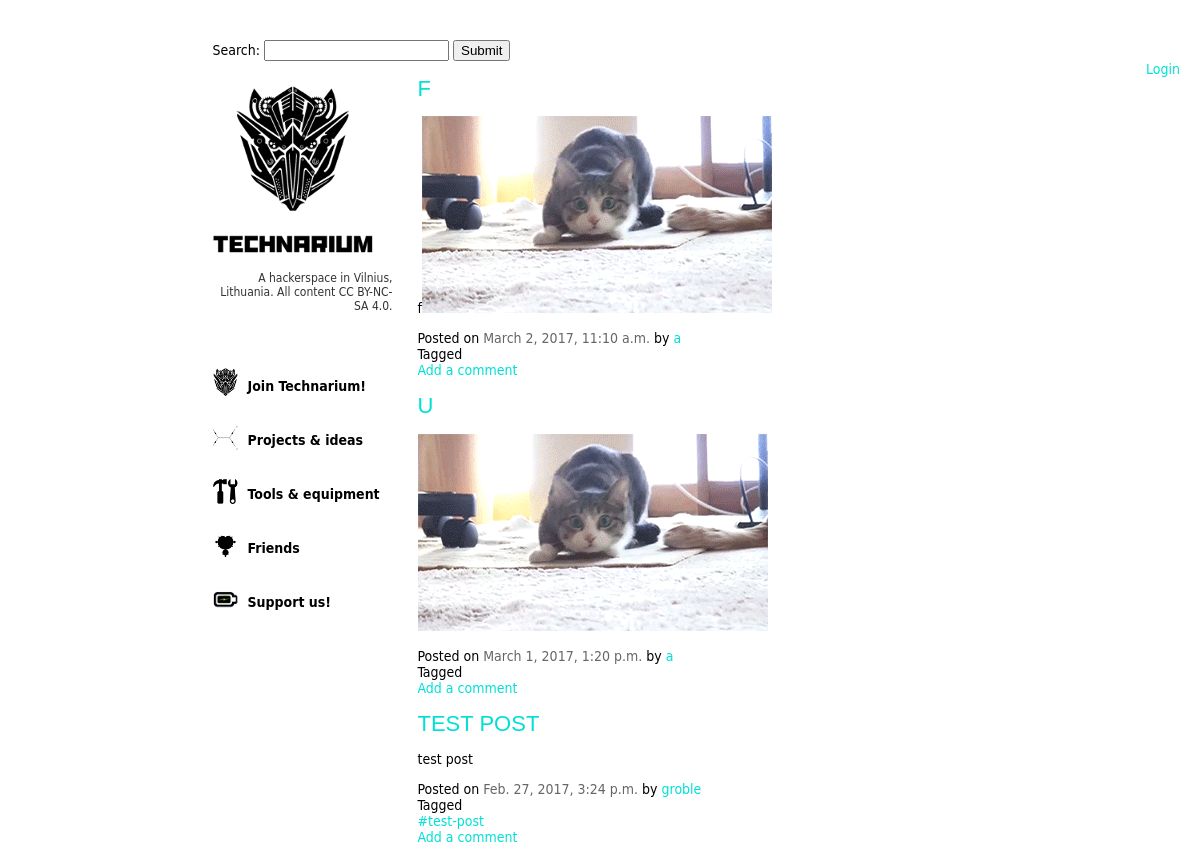
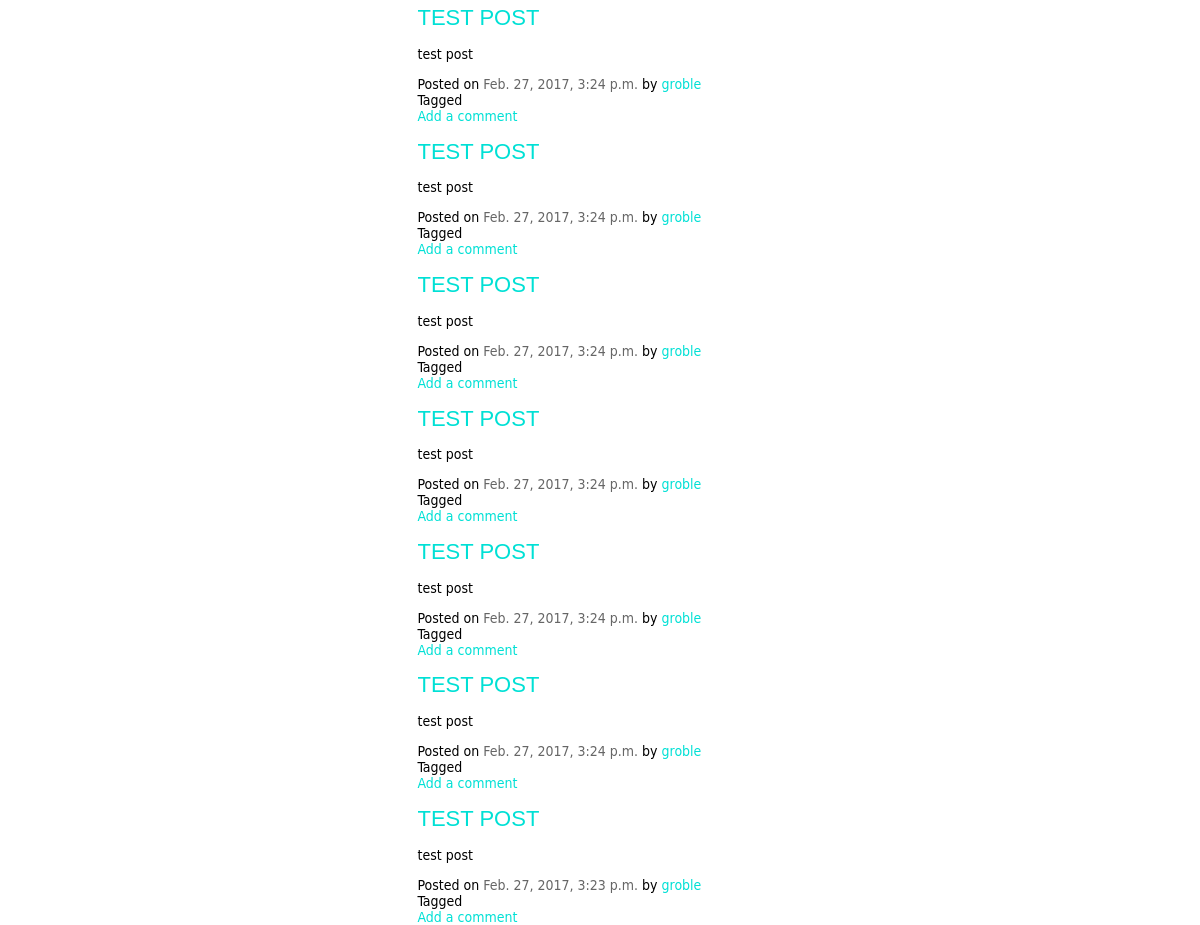
The page /blog/ on the database as committed earlier (2 pictures, top to bottom).
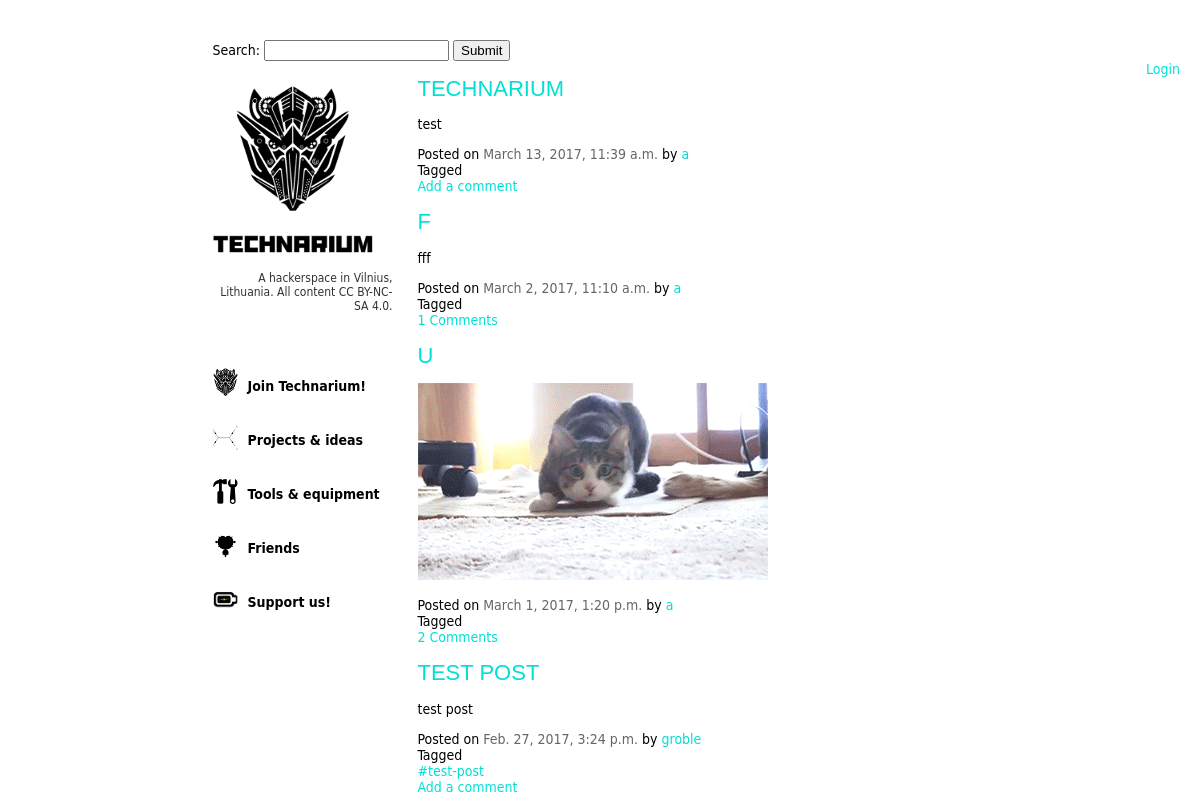
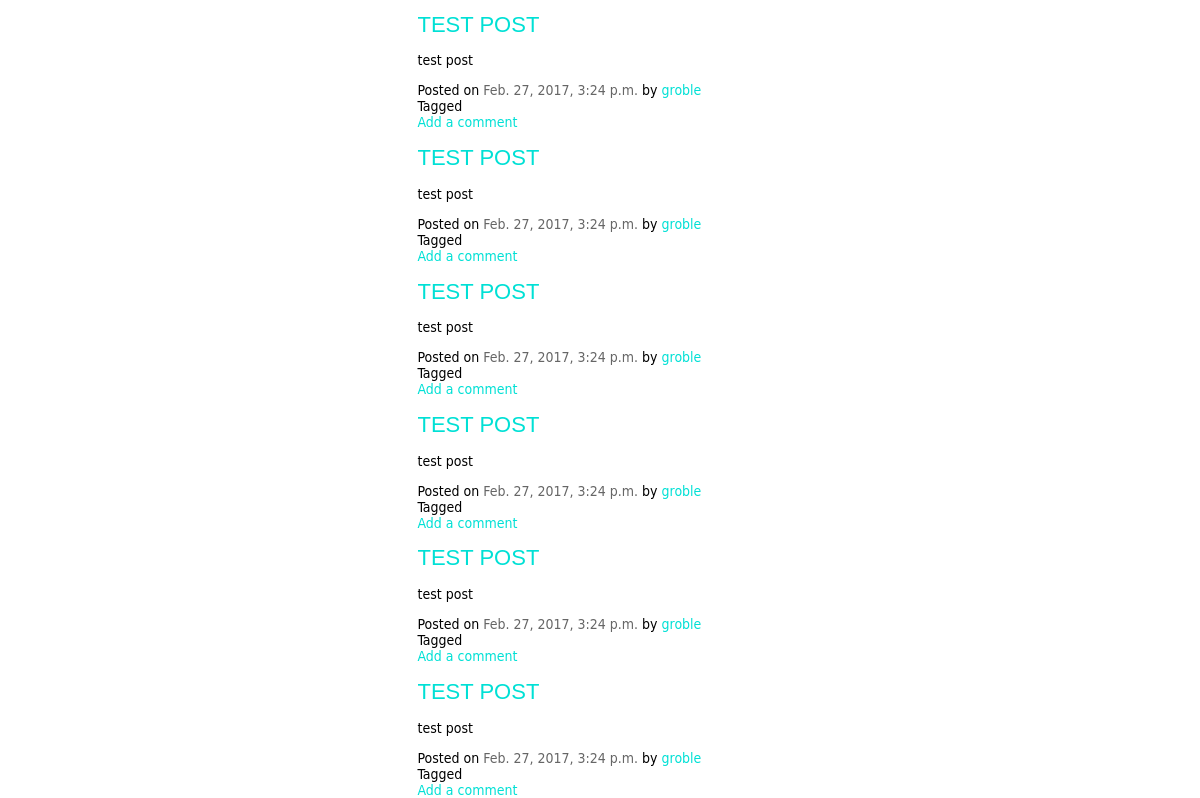
The same page on the database as committed later (2 pictures, top to bottom).
### blog/models.py (models this page shows, shortened)
class Post(models.Model):
	title = models.CharField(max_length=128, default='No title', null=True, blank=True)
	body = models.TextField()
	slug = models.SlugField()
	date_time = models.DateTimeField()
	timestamp = models.IntegerField()
	tags = models.ManyToManyField(Tag,blank=True)
	created_by = models.ForeignKey('UserProfile', null=True)
	class Meta:
		ordering = ['-date_time']

class UserProfile(models.Model):
	user = models.OneToOneField(User) # required
	def __str__(self):
		return self.user.username

class Tag(models.Model):
	name = models.CharField(max_length=128, unique=True)

### blog/views.py (the view)
# urls.py: url(r'^page/(?P<page_num>[\w\d+]+)/$', views.post_list, name='page'),
def post_list(request, page_num=1):
	page_num=int(page_num)
	post_list = Post.objects.all().order_by('-date_time')[page_num*10-10:page_num*10] # query next 10 posts
	tag_list = Tag.objects.all()
	context_dict={'post_list': post_list, 'page_num': page_num}
	if page_num == 1: #render full page if we're on the first page
		return render(request, 'blog/post_list.html', context_dict)
	else: # else render only the post_list without header, etc
		return render(request, 'blog/post_list_template.html', context_dict)

### blog/forms.py
class SearchForm(forms.Form):
	search= forms.CharField(label="Search...", max_length=256)

### blog/utils.py (called while the page is built)
def search_context(request):
    search_form = SearchForm()
    return {
        'search_form': search_form,
    }

### blog/templates/blog/post_list.html (shortened to what this page needs)
{% extends "blog/main.html" %}
{% block head %}
{% load staticfiles%}
{% endblock %}
{% block post_list %}
	{% include "blog/post_list_template.html" %}
{% endblock %}

### blog/templates/blog/post_list_template.html (shortened to what this page needs)
{% if post_list %}
	{% for post in post_list %}
		<div class='post'>
		<h1 class='post_title'>
		<a href="{% url 'single_post_view' slug=post.slug pk=post.pk %}">{{post.title}}</a>
		</h1>
		<div class='post_body'><p>{{ post.body|safe }}</p></div>
		<div class='post_date'>Posted on <a class="posted_date" href="{% url 'single_post_view' slug=post.slug pk=post.pk %}">{{post.date_time}}</a>
		{% if post.created_by %}
		by <a href="{% url 'view_posts_by_author' username=post.created_by %}">{{ post.created_by }}</a>
		{% endif %}
		</div>
		<div class='tags'>Tagged</br>
			{% for tag in post.tags.all %}
			<a class='btn tag_button' href="{% url 'view_tagged_posts' tag_name=tag.name %}">{{tag.name}}</a>
			{% endfor %}
		</div>
		{% if post.comment_set.count > 0 %}
			<a href="{% url 'add_comment' pk=post.pk slug=post.slug  %}">
			{{post.comment_set.count}} Comments
			</a>
			{% else %}
			<a href="{% url 'add_comment' pk=post.pk slug=post.slug  %}">Add a comment</a>
		{% endif %}
	</div>
	{% endfor %}
{% endif %}

Rows that differ between the two databases and show on the page:
no longer on this page (row unchanged): Post: title "TEST POST", body "test post", date_time "Feb. 27, 2017, 3:23 p.m.", created_by "groble", shows "Add a comment"
added Post: title "TECHNARIUM", body "test", date_time "March 13, 2017, 11:39 a.m.", created_by "a", shows "Add a comment"
changed Post: body "f" → "fff"; comment_set.count (not shown) → "1"; body: picture removed; text "Add a comment" → "Comments"
shown differently, row unchanged: Post "March 1, 2017, 1:20 p.m.": comment_set.count (not shown) → "2"; text "Add a comment" → "Comments"
